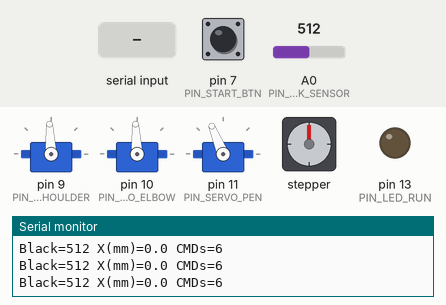
Bench run of a sketch on a simulated Arduino Uno, built with avr-gcc and run on an emulated ATmega328P. On the bench: 3 × servo, stepper motor, output pins drawn as LEDs (lit = HIGH), the last lines printed to the serial monitor. The inputs (shaded band) are chosen by the test bench; at power-on: pin 7 (PIN_START_BTN) HIGH, A0 (PIN_BLACK_SENSOR) = 512. Stepper angles assume 4096 steps per turn.

Above: at 13.0 s.
13.1 s: pin 7 (PIN_START_BTN) pulled LOW for 0.15 s
At 13.8 s:
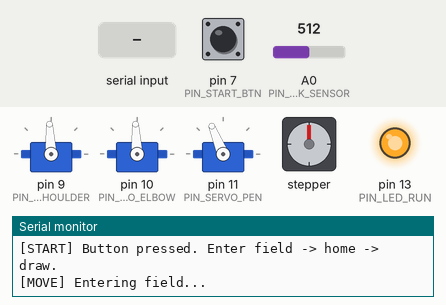
16.2 s: A0 (PIN_BLACK_SENSOR) set to 490
21.8 s: pin 7 (PIN_START_BTN) pulled LOW for 0.15 s
At 23.7 s:
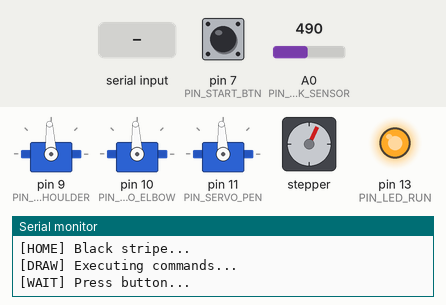
24.9 s: "RUN\n" received over Serial
At 27.8 s:
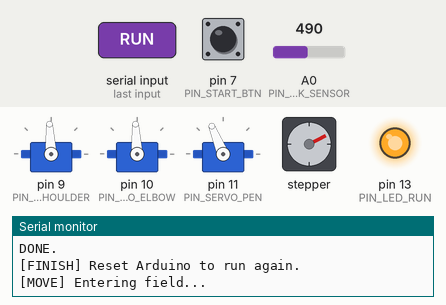
27.9 s: A0 (PIN_BLACK_SENSOR) set to 510
At 31.4 s:
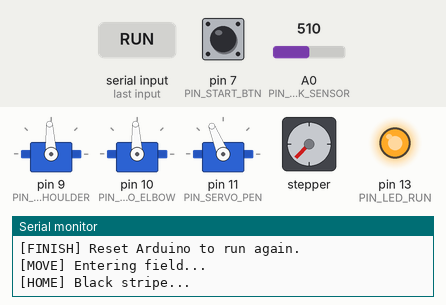
Timing chart, 0 to 31.9 s (numbered marks = the images above; inputs shaded):
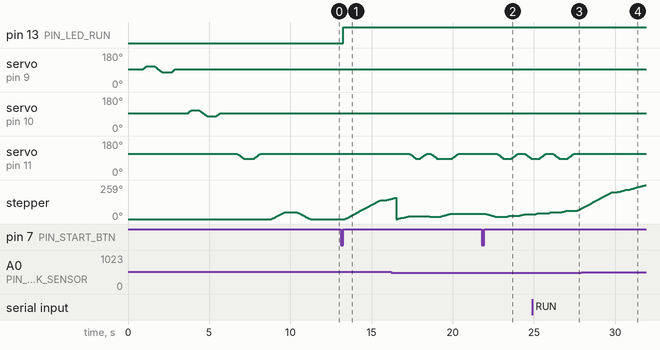

Measured:
- after the input at 13.1 s, pin 13 (PIN_LED_RUN): LOW → HIGH after 0.15 s; stepper: keeps turning clockwise at about 54°/s, starting after 0.25 s
- after the input at 21.8 s, stepper: turns 24° counter-clockwise in 0.78 s, then 9° clockwise in 0.29 s, then 9° clockwise in 0.28 s
- after the input at 24.9 s, pin 13 (PIN_LED_RUN): stays HIGH (without the input it goes to LOW after 2.6 s)
- after the input at 27.9 s, servo on pin 11 (PIN_SERVO_PEN): stays 112° (without the input it goes to 111° after 3.7 s)

The sketch:

vsosh26robo.ino
```cpp
#include <Arduino.h>
#include <Servo.h>
#include <AccelStepper.h>

// =================== PINS ===================
// ULN2003 IN1..IN4
const uint8_t PIN_M1 = 2;
const uint8_t PIN_M2 = 3;
const uint8_t PIN_M3 = 4;
const uint8_t PIN_M4 = 5;

// UI
const uint8_t PIN_START_BTN = 7;
const uint8_t PIN_LED_RUN   = 13;

// Датчик черной линии
const uint8_t PIN_BLACK_SENSOR = A0;
int  BLACK_THRESHOLD = 500;
bool BLACK_IS_LOW    = true;

// Сервы
const uint8_t PIN_SERVO_SHOULDER = 9;
const uint8_t PIN_SERVO_ELBOW    = 10;
const uint8_t PIN_SERVO_PEN      = 11;

// =================== SERVO SETTINGS ===================
// Use microseconds mapping for stable motion
int SERVO_US_MIN = 900;
int SERVO_US_MAX = 2100;

// Neutral positions (tune by calibration)
int SHOULDER_0 = 90;
int ELBOW_0    = 90;

// Pen up/down (tune so lift >= 5mm, and draws reliably)
int PEN_UP_DEG   = 120;
int PEN_DOWN_DEG = 80;

// настройка плавности серво
const int SERVO_STEP_DEG       = 1;   // step in degrees
const int SERVO_STEP_DELAY_MS  = 10;  // delay per step (bigger -> smoother but slower)

// =================== X AXIS (28BYJ-48 + rack M2 + gear 32T) ===================
const float X_MAX_MM = 297.0f;

// Calculated from rack module m=2 and gear z=32, 28BYJ-48 ~4096 half-steps/rev:
// steps/mm = 4096 / (z*pi*m) = 20.36
const float STEPS_PER_MM = 20.36f;

// Realistic speed/accel for 28BYJ-48 (avoid missed steps)
float X_SPEED_MM_S   = 40.0f;
float X_ACCEL_MM_S2  = 150.0f;
float HOME_SPEED_MM_S = 20.0f;

// How far to drive into the "field" after button press BEFORE homing/drawing.
// Tune 40..120mm depending on where robot starts relative to the sheet.
const float FIELD_ENTRY_MM = 80.0f;

// Stepper test travel
const float STEPPER_TEST_MM = 30.0f;

// =================== ENGINE ===================
AccelStepper xStepper(AccelStepper::HALF4WIRE, PIN_M1, PIN_M3, PIN_M2, PIN_M4);
Servo sShoulder, sElbow, sPen;

// Current servo positions (for smooth moves)
int curShoulder = 90;
int curElbow    = 90;
int curPen      = 120;

// =================== COMMAND ARRAY ===================
enum CmdType : uint8_t { CMD_POINT, CMD_SEGMENT, CMD_WAIT_BTN };

struct Command {
  CmdType type;
  float a; // x or x1
  float b; // unused or x2
};

const int MAX_CMDS = 80;
Command cmds[MAX_CMDS];
int cmdCount = 0;

// =================== HELPERS ===================
static inline long mmToSteps(float mm) {
  return (long)lround(mm * STEPS_PER_MM);
}
static inline float stepsToMm(long st) {
  return (float)st / STEPS_PER_MM;
}

bool startPressed() {
  return digitalRead(PIN_START_BTN) == LOW;
}

int readBlack() {
  return analogRead(PIN_BLACK_SENSOR);
}

bool isBlack(int v) {
  return BLACK_IS_LOW ? (v < BLACK_THRESHOLD) : (v > BLACK_THRESHOLD);
}

int degToUs(int deg) {
  deg = constrain(deg, 0, 180);
  return map(deg, 0, 180, SERVO_US_MIN, SERVO_US_MAX);
}

void servoGotoSmooth(Servo &s, int &curDeg, int targetDeg) {
  targetDeg = constrain(targetDeg, 0, 180);
  if (curDeg == targetDeg) return;

  int step = (targetDeg > curDeg) ? SERVO_STEP_DEG : -SERVO_STEP_DEG;

  while (curDeg != targetDeg) {
    curDeg += step;
    if ((step > 0 && curDeg > targetDeg) || (step < 0 && curDeg < targetDeg)) {
      curDeg = targetDeg;
    }
    s.writeMicroseconds(degToUs(curDeg));
    delay(SERVO_STEP_DELAY_MS);
  }
}

// =================== PEN ===================
void penUpSmooth() {
  servoGotoSmooth(sPen, curPen, PEN_UP_DEG);
  delay(80);
}
void penDownSmooth() {
  servoGotoSmooth(sPen, curPen, PEN_DOWN_DEG);
  delay(100);
}

// =================== X MOVEMENT ===================
void xMoveToMm(float x_mm) {
  x_mm = constrain(x_mm, 0.0f, X_MAX_MM);
  xStepper.moveTo(mmToSteps(x_mm));
  while (xStepper.distanceToGo() != 0) xStepper.run();
}

void homeByBlackLine() {
  xStepper.setMaxSpeed(mmToSteps(HOME_SPEED_MM_S));
  xStepper.setAcceleration(mmToSteps(X_ACCEL_MM_S2));

  // small initial move
  xStepper.move(mmToSteps(10));
  while (xStepper.distanceToGo() != 0) xStepper.run();

  // move right until black stripe found
  xStepper.moveTo(mmToSteps(X_MAX_MM));
  while (xStepper.distanceToGo() != 0) {
    xStepper.run();
    if (isBlack(readBlack())) {
      xStepper.stop();
      while (xStepper.isRunning()) xStepper.run();
      break;
    }
  }

  // black stripe edge = X0
  xStepper.setCurrentPosition(0);

  // move into white zone
  xMoveToMm(5);
}

// =================== DRAW PRIMITIVES ===================
void drawPoint(float x_mm) {
  xMoveToMm(x_mm);
  penDownSmooth();
  delay(120);
  penUpSmooth();
}

void drawSegment(float x1_mm, float x2_mm) {
  if (x2_mm < x1_mm) { float t = x1_mm; x1_mm = x2_mm; x2_mm = t; }
  xMoveToMm(x1_mm);
  penDownSmooth();
  xMoveToMm(x2_mm);
  penUpSmooth();
}

// =================== COMMANDS: add/list/clear ===================
bool addCmd(CmdType t, float a = 0, float b = 0) {
  if (cmdCount >= MAX_CMDS) return false;
  cmds[cmdCount++] = { t, a, b };
  return true;
}

void clearCmds() {
  cmdCount = 0;
  Serial.println("CMDs cleared.");
}

void listCmds() {
  Serial.print("CMD count = "); Serial.println(cmdCount);
  for (int i = 0; i < cmdCount; i++) {
    Serial.print(i); Serial.print(": ");
    if (cmds[i].type == CMD_POINT) {
      Serial.print("P "); Serial.println(cmds[i].a, 2);
    } else if (cmds[i].type == CMD_SEGMENT) {
      Serial.print("S ");
      Serial.print(cmds[i].a, 2);
      Serial.print(" ");
      Serial.println(cmds[i].b, 2);
    } else if (cmds[i].type == CMD_WAIT_BTN) {
      Serial.println("W");
    }
  }
}

// =================== EXECUTION ===================
void executeCmds_NoHome() {
  for (int i = 0; i < cmdCount; i++) {
    Command &c = cmds[i];
    if (c.type == CMD_POINT) {
      drawPoint(c.a);
    } else if (c.type == CMD_SEGMENT) {
      drawSegment(c.a, c.b);
    } else if (c.type == CMD_WAIT_BTN) {
      Serial.println("[WAIT] Press button...");
      while (!startPressed()) delay(10);
      while (startPressed()) delay(10);
    }
  }
}

void goToFieldThenDraw() {
  digitalWrite(PIN_LED_RUN, HIGH);

  // Normal motion params
  xStepper.setMaxSpeed(mmToSteps(X_SPEED_MM_S));
  xStepper.setAcceleration(mmToSteps(X_ACCEL_MM_S2));

  // 1) Drive into the field
  Serial.println("[MOVE] Entering field...");
  // If it goes the wrong way on your build: change FIELD_ENTRY_MM to negative here.
  xStepper.move(mmToSteps(FIELD_ENTRY_MM));
  while (xStepper.distanceToGo() != 0) xStepper.run();
  delay(200);

  // 2) Home on black stripe
  Serial.println("[HOME] Black stripe...");
  homeByBlackLine();

  // 3) Optional: move to safe start
  xMoveToMm(5);

  // 4) Draw
  Serial.println("[DRAW] Executing commands...");
  executeCmds_NoHome();

  digitalWrite(PIN_LED_RUN, LOW);
  Serial.println("DONE.");
}

// =================== TESTS ===================
void testServoSmooth(const char* name, Servo &s, int &cur, int center, int delta) {
  Serial.print("[TEST] "); Serial.print(name); Serial.println("...");
  servoGotoSmooth(s, cur, center);
  delay(250);
  servoGotoSmooth(s, cur, constrain(center + delta, 0, 180));
  delay(500);
  servoGotoSmooth(s, cur, constrain(center - delta, 0, 180));
  delay(500);
  servoGotoSmooth(s, cur, center);
  delay(500);
}

void runServoTests() {
  testServoSmooth("Shoulder", sShoulder, curShoulder, SHOULDER_0, 25);
  testServoSmooth("Elbow",    sElbow,    curElbow,    ELBOW_0,    25);

  Serial.println("[TEST] Pen...");
  penUpSmooth();   delay(500);
  penDownSmooth(); delay(500);
  penUpSmooth();   delay(500);
}

void runStepperTest() {
  Serial.println("[TEST] Stepper X...");
  xStepper.setMaxSpeed(mmToSteps(X_SPEED_MM_S));
  xStepper.setAcceleration(mmToSteps(X_ACCEL_MM_S2));

  float x0 = constrain(stepsToMm(xStepper.currentPosition()), 0.0f, X_MAX_MM);
  float x1 = constrain(x0 + STEPPER_TEST_MM, 0.0f, X_MAX_MM);

  xMoveToMm(x1);
  delay(500);
  xMoveToMm(x0);
  delay(500);
}

// =================== SERIAL PARSER ===================
String lineBuf;

void printHelp() {
  Serial.println("Serial commands:");
  Serial.println("  P <x_mm>           - add point");
  Serial.println("  S <x1_mm> <x2_mm>  - add segment");
  Serial.println("  W                  - add wait button");
  Serial.println("  CLEAR              - clear command list");
  Serial.println("  LIST               - list commands");
  Serial.println("  RUN                - draw now (no button), includes field entry + homing");
  Serial.println("  THR <value>        - set BLACK_THRESHOLD");
  Serial.println("  BLACKLOW 0/1       - 1 if black<thr, 0 if black>thr");
  Serial.println("  HELP               - show help");
}

void handleLine(String s) {
  s.trim();
  if (s.length() == 0) return;

  String u = s; u.toUpperCase();

  if (u == "HELP")  { printHelp(); return; }
  if (u == "CLEAR") { clearCmds(); return; }
  if (u == "LIST")  { listCmds();  return; }
  if (u == "RUN")   { goToFieldThenDraw(); return; }

  if (u.startsWith("THR ")) {
    int thr = u.substring(4).toInt();
    BLACK_THRESHOLD = thr;
    Serial.print("BLACK_THRESHOLD = "); Serial.println(BLACK_THRESHOLD);
    return;
  }

  if (u.startsWith("BLACKLOW ")) {
    int v = u.substring(9).toInt();
    BLACK_IS_LOW = (v != 0);
    Serial.print("BLACK_IS_LOW = "); Serial.println(BLACK_IS_LOW ? 1 : 0);
    return;
  }

  char c;
  float a, b;

  // P x
  if (sscanf(s.c_str(), " %c %f", &c, &a) == 2 && (c == 'P' || c == 'p')) {
    if (addCmd(CMD_POINT, a, 0)) Serial.println("OK: added POINT");
    else Serial.println("ERR: cmd list full");
    return;
  }

  // S x1 x2
  if (sscanf(s.c_str(), " %c %f %f", &c, &a, &b) == 3 && (c == 'S' || c == 's')) {
    if (addCmd(CMD_SEGMENT, a, b)) Serial.println("OK: added SEGMENT");
    else Serial.println("ERR: cmd list full");
    return;
  }

  // W
  if (u == "W") {
    if (addCmd(CMD_WAIT_BTN, 0, 0)) Serial.println("OK: added WAIT");
    else Serial.println("ERR: cmd list full");
    return;
  }

  Serial.println("Unknown command. Type HELP.");
}

void serialPoll() {
  while (Serial.available()) {
    char ch = (char)Serial.read();
    if (ch == '\n' || ch == '\r') {
      if (lineBuf.length()) {
        handleLine(lineBuf);
        lineBuf = "";
      }
    } else {
      lineBuf += ch;
      if (lineBuf.length() > 140) lineBuf = ""; // safety
    }
  }
}

// =================== MAIN ===================
void setup() {
  pinMode(PIN_START_BTN, INPUT_PULLUP);
  pinMode(PIN_LED_RUN, OUTPUT);
  digitalWrite(PIN_LED_RUN, LOW);

  Serial.begin(115200);
  delay(300);

  // Stepper init
  xStepper.setMaxSpeed(mmToSteps(X_SPEED_MM_S));
  xStepper.setAcceleration(mmToSteps(X_ACCEL_MM_S2));

  // Servos init
  sShoulder.attach(PIN_SERVO_SHOULDER);
  sElbow.attach(PIN_SERVO_ELBOW);
  sPen.attach(PIN_SERVO_PEN);

  // Safe pose
  curShoulder = SHOULDER_0;
  curElbow    = ELBOW_0;
  curPen      = PEN_UP_DEG;

  sShoulder.writeMicroseconds(degToUs(curShoulder));
  sElbow.writeMicroseconds(degToUs(curElbow));
  sPen.writeMicroseconds(degToUs(curPen));
  delay(300);

  Serial.println("BOOT OK.");
  Serial.print("STEPS_PER_MM="); Serial.println(STEPS_PER_MM, 4);
  printHelp();

  // Default demo set (you can CLEAR and input via Serial)
  addCmd(CMD_POINT, 12, 0);
  addCmd(CMD_SEGMENT, 10, 23);
  addCmd(CMD_WAIT_BTN, 0, 0);
  addCmd(CMD_SEGMENT, 10, 15);
  addCmd(CMD_SEGMENT, 20, 25);
  addCmd(CMD_SEGMENT, 30, 35);

  // Auto-tests at startup
  runServoTests();
  runStepperTest();

  Serial.println("[READY] Load commands via Serial (P/S/W), then press button ONCE to start.");
}

void loop() {
  serialPoll();

  // Debug values (optional)
  static uint32_t t = 0;
  if (millis() - t > 500) {
    t = millis();
    Serial.print("Black="); Serial.print(readBlack());
    Serial.print(" X(mm)="); Serial.print(stepsToMm(xStepper.currentPosition()), 1);
    Serial.print(" CMDs="); Serial.println(cmdCount);
  }

  // Start button used ONCE to run drawing sequence
  static bool started = false;
  if (!started && startPressed()) {
    delay(30);
    if (startPressed()) {
      started = true;
      while (startPressed()) delay(10); // wait release
      Serial.println("[START] Button pressed. Enter field -> home -> draw.");
      goToFieldThenDraw();
      Serial.println("[FINISH] Reset Arduino to run again.");
    }
  }
}
```
